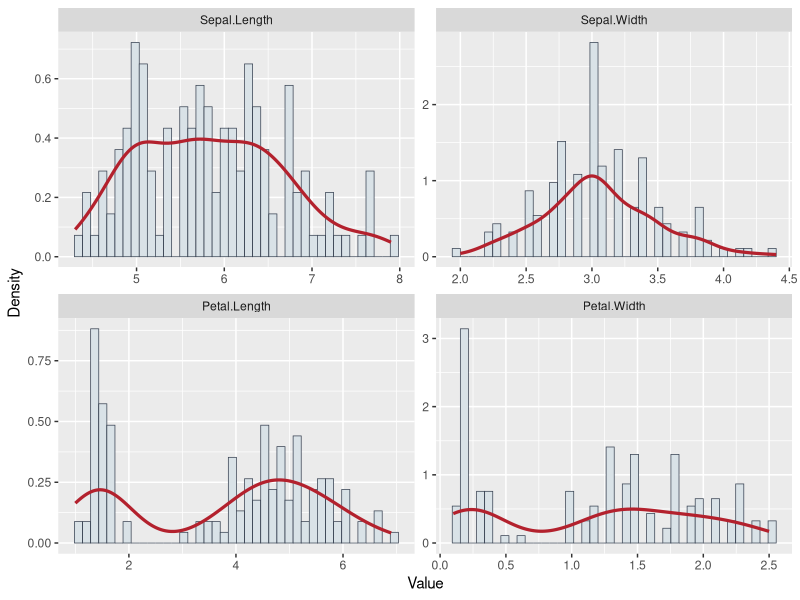
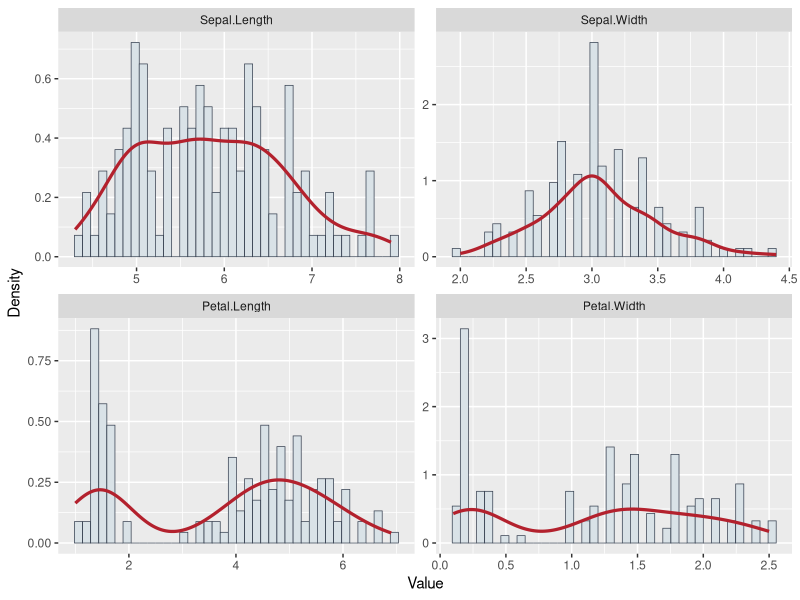
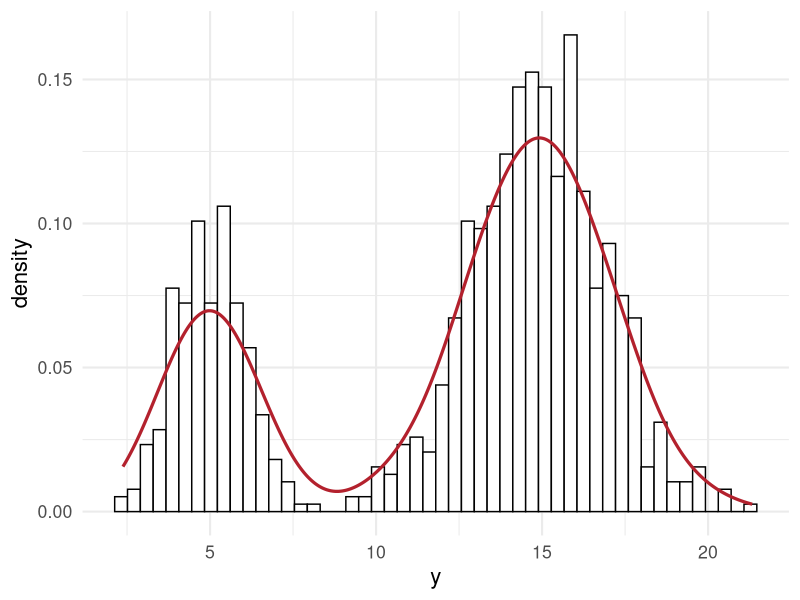
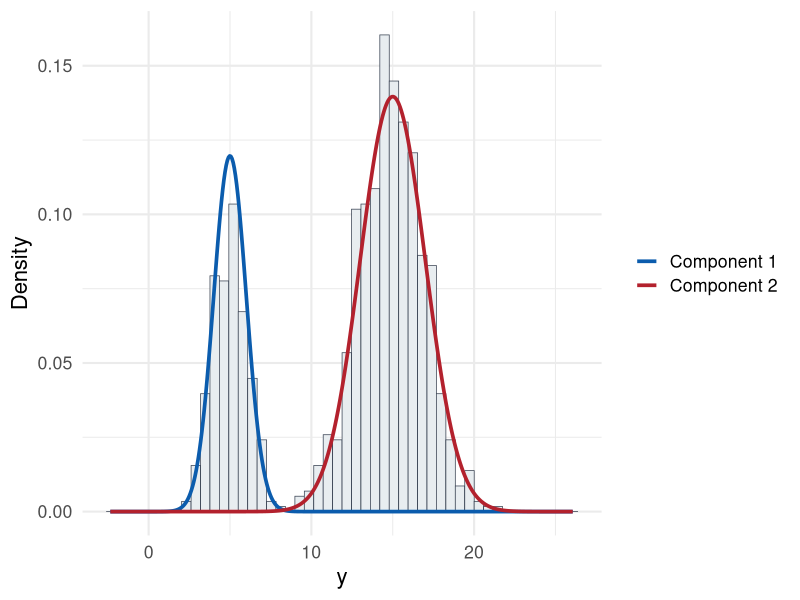
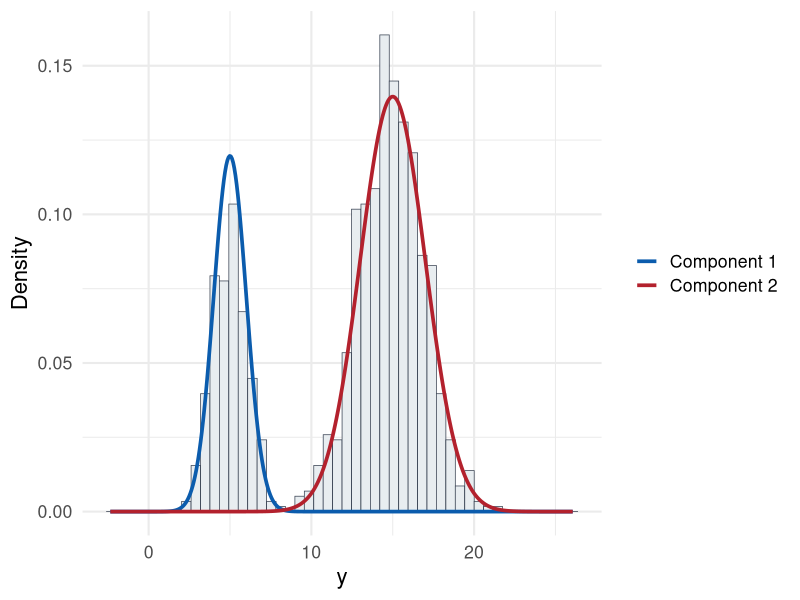
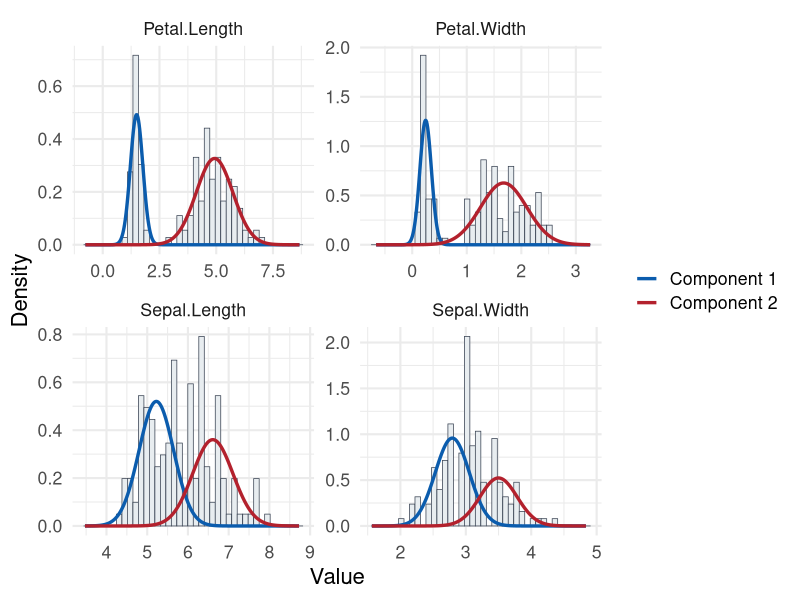
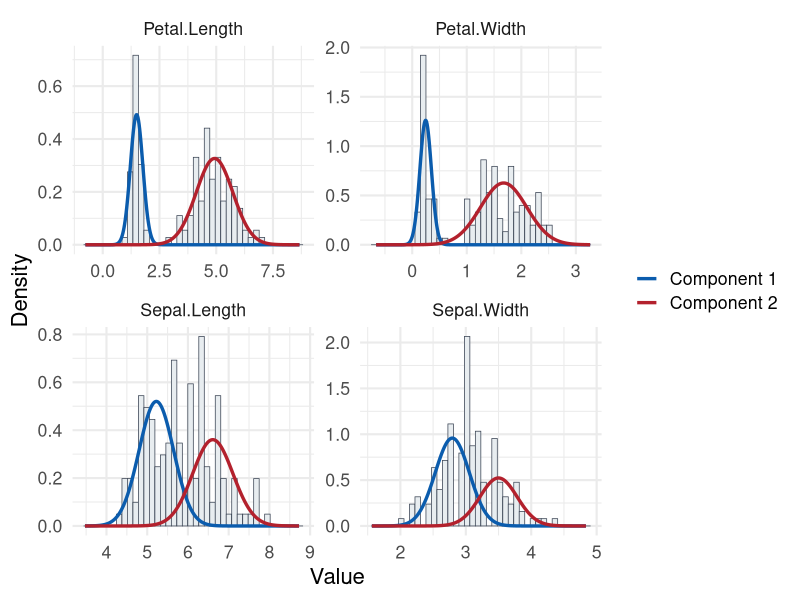

Recreate these plots in R, in order.
## ---- chunk 1
#| include: false
mixture_preview <- function(y, k = 2, seed = 242151) {
  set.seed(seed)

  km <- kmeans(matrix(y, ncol = 1), centers = k, nstart = 25)
  center_order <- order(as.numeric(km$centers))
  cluster <- match(km$cluster, center_order)

  lambda <- as.numeric(tabulate(cluster, nbins = k)) / length(y)
  mu <- as.numeric(tapply(y, cluster, mean))
  sigma <- as.numeric(tapply(y, cluster, sd))

  grid <- seq(min(y) - sd(y), max(y) + sd(y), length.out = 400)

  do.call(
    rbind,
    lapply(seq_len(k), function(component) {
      data.frame(
        component = paste("Component", component),
        Value = grid,
        density = lambda[component] * dnorm(grid, mu[component], sigma[component])
      )
    })
  )
}
## ---- chunk 2
#| fig-show: hide
library(ggplot2)
data(iris)

dplot = stack(iris[, c("Sepal.Length", "Sepal.Width", "Petal.Length", "Petal.Width")])
colnames(dplot) = c("Value", "Feature")

feature_distribution_plot = ggplot(dplot, aes(x = Value)) +
  geom_histogram(
    aes(y = after_stat(density)),
    bins = 40,
    fill = "#d9e2e7",
    color = "#374151",
    linewidth = 0.25
  ) +
  geom_density(color = "#b3212d", linewidth = 1.1) +
  facet_wrap(~ Feature, scales = "free") +
  labs(x = "Value", y = "Density")

feature_distribution_plot
## ---- chunk 3
#| echo: false
feature_distribution_plot
## ---- chunk 4
library(ggplot2)
theme_set(theme_minimal(base_size = 16))

# some random data
set.seed(100)
N <- 1000

# mixture probability for the first component
theta <- 0.3
mu1 <- 5
mu2 <- 15
sd1 <- 1
sd2 <- 2
y <- ifelse(runif(N) < theta, rnorm(N, mu1, sd1), rnorm(N, mu2, sd2))

dat = list(
     N = length(y),
     y = y,
     k = 2
)
## ---- chunk 5
dplot = as.data.frame(dat)

ggplot(dplot, aes(x = y)) +
  geom_histogram(aes(y = ..density..), bins = 50, fill = "white", color = 1) +
  geom_density(color = "#b3212d", linewidth = 1.1)
## ---- chunk 6
#| fig-show: hide
sim_density = rbind(
  data.frame(
    component = "Component 1",
    y = seq(min(y) - sd(y), max(y) + sd(y), length.out = 400),
    lambda = theta,
    mu = mu1,
    sigma = sd1
  ),
  data.frame(
    component = "Component 2",
    y = seq(min(y) - sd(y), max(y) + sd(y), length.out = 400),
    lambda = 1 - theta,
    mu = mu2,
    sigma = sd2
  )
)

sim_density$density = with(sim_density, lambda * dnorm(y, mu, sigma))

mixture_density_plot = ggplot(dplot, aes(x = y)) +
  geom_histogram(
    aes(y = after_stat(density)),
    bins = 50,
    fill = "#e8edf0",
    color = "#374151",
    linewidth = 0.25
  ) +
  geom_line(
    data = sim_density,
    aes(x = y, y = density, color = component),
    linewidth = 1.25,
    inherit.aes = FALSE
  ) +
  scale_color_manual(values = c("Component 1" = "#0b5cad", "Component 2" = "#b3212d")) +
  labs(x = "y", y = "Density", color = NULL)

mixture_density_plot
## ---- chunk 7
#| echo: false
mixture_density_plot
## ---- chunk 8
#| fig-show: hide
iris_features = iris[, c("Sepal.Length", "Sepal.Width", "Petal.Length", "Petal.Width")]

iris_density = do.call(
  rbind,
  lapply(names(iris_features), function(feature) {
    out = mixture_preview(iris_features[[feature]], k = 2, seed = 242151)
    out$Feature = feature
    out
  })
)

iris_long = stack(iris_features)
colnames(iris_long) = c("Value", "Feature")

iris_density_plot = ggplot(iris_long, aes(x = Value)) +
  geom_histogram(
    aes(y = after_stat(density)),
    bins = 40,
    fill = "#e8edf0",
    color = "#374151",
    linewidth = 0.25
  ) +
  geom_line(
    data = iris_density,
    aes(x = Value, y = density, color = component),
    linewidth = 1.15,
    inherit.aes = FALSE
  ) +
  scale_color_manual(values = c("Component 1" = "#0b5cad", "Component 2" = "#b3212d")) +
  facet_wrap(~ Feature, scales = "free") +
  labs(x = "Value", y = "Density", color = NULL)

iris_density_plot
## ---- chunk 9
#| echo: false
iris_density_plot
